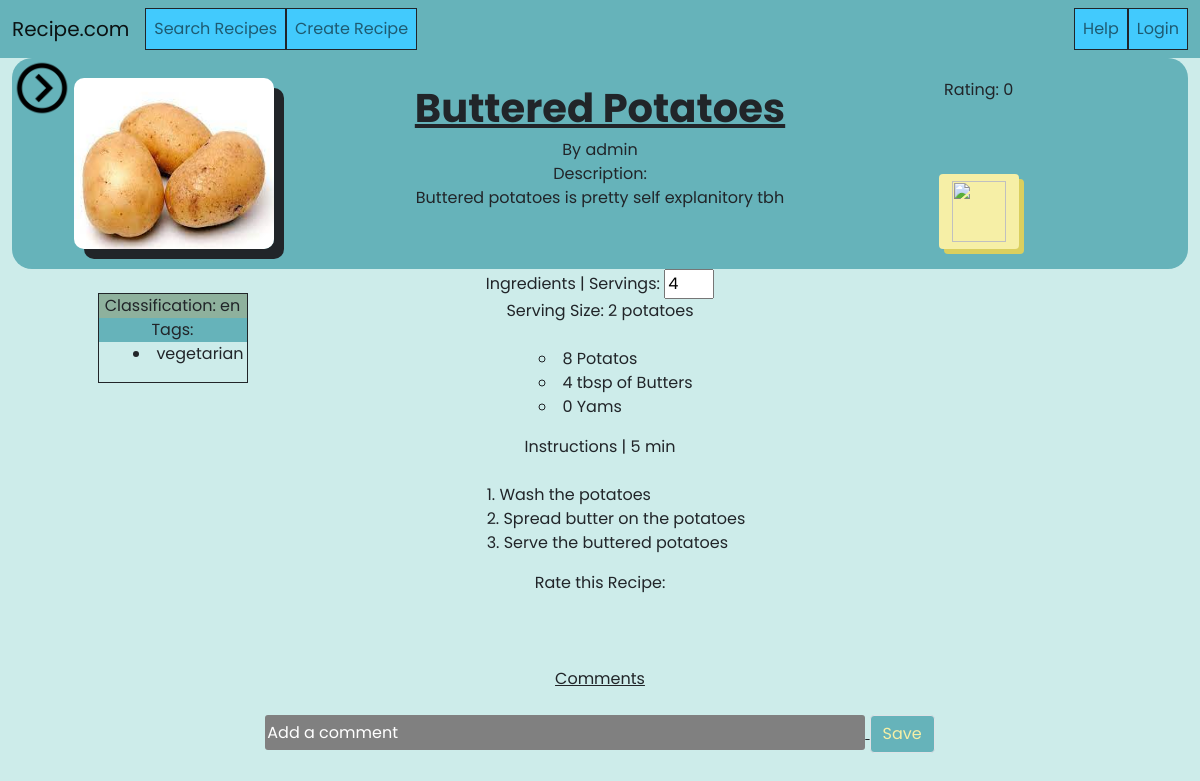
Before: /recipe/5 with the older database file.
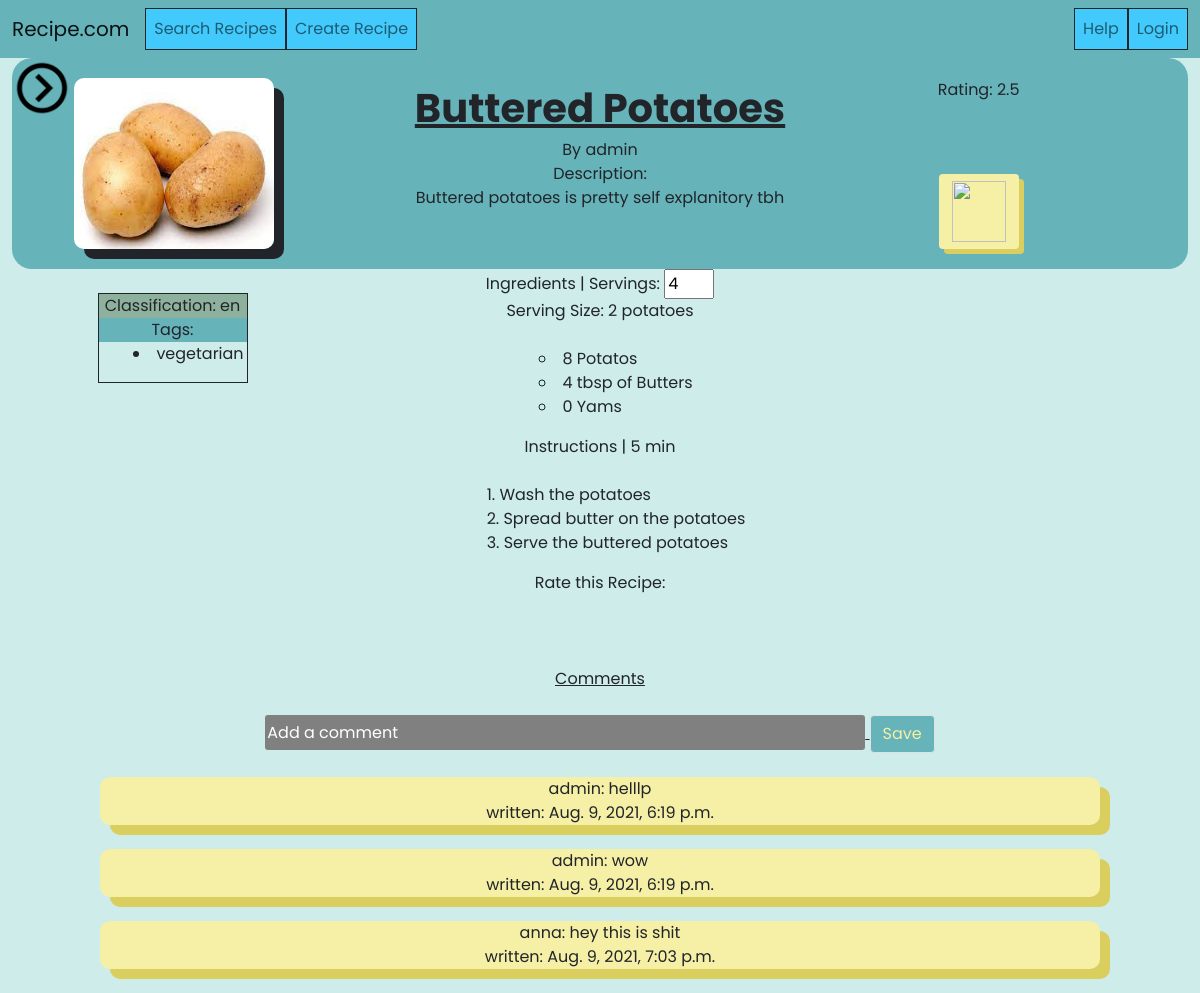
After: the same page with the newer database file.
### recipe/models.py (models this page shows, shortened)
class Recipe(models.Model):
    class Classifications(models.TextChoices):
        DESSERT = 'de'
        ENTREE = 'en'
        SIDE = 'si'
        APPETIZER = 'ap'
        DRINK ='dr'
    name = models.CharField(max_length=50)
    description = models.CharField(max_length=250)
    cookingTime = models.IntegerField()
    image = models.ImageField()
    classification = models.CharField(max_length=2,choices=Classifications.choices,default=Classifications.ENTREE)
    servings = models.IntegerField()
    servingSize = models.CharField(max_length=50)
    author = models.ForeignKey(User,on_delete=CASCADE)
    private = models.BooleanField(default=False)
    ingredients = models.JSONField(default=dict)
    steps = models.JSONField(default=get_list)
    @property
    def tags(self):
        return [tag.name for tag in Tag.objects.filter(recipes__id=self.id)]
    @property
    def comments(self):
        return Comment.objects.filter(recipe_id=self.id)
    @property
    def rating(self):
        ratings = Rating.objects.filter(recipe_id=self.id)
        if len(ratings)==0:
            return 0
        totalvalue = 0
        for rate in ratings:
            totalvalue += rate.value
        return totalvalue/len(ratings)
    def ingredientsAsText(self,multiplier):
        return Recipe.ingredientsToText(self.ingredients,multiplier)
    @staticmethod
    def ingredientsToText(ingredients,multiplier):
        ingTextList=[]
        for name in ingredients.keys():
            ing = ingredients[name]
            unit,quantity = ing['unit'],ing['quantity']*multiplier
            if (quantity % 1 == 0):
                quantity = int(quantity)
            if unit in ['count','cnt']:
                if quantity == 1:
                    ingTextList.append("{} {}".format(quantity,name.capitalize()))
                else:
                    ingTextList.append("{} {}".format(quantity,pluralize(name).capitalize()))
            else:
                ingTextList.append("{} {} of {}".format(quantity,unit,pluralize(name).capitalize()))
        return ingTextList

class Tag(models.Model):
    name = models.CharField(max_length=15, unique=True,primary_key=True)
    recipes = models.ManyToManyField(Recipe)

class Rating(models.Model):
    recipe = models.ForeignKey(Recipe,on_delete=CASCADE)
    author = models.ForeignKey(User,on_delete=CASCADE)
    value = models.IntegerField(validators=[MaxValueValidator(5)]) #1,2,3,4,5

class Comment(models.Model):
    recipe = models.ForeignKey(Recipe,on_delete=CASCADE)
    author = models.ForeignKey(User,on_delete=CASCADE)
    content = models.CharField(max_length=500)
    date_modified = models.DateTimeField(auto_now=True)

### recipe/views.py (the view)
# urls.py: path("", include("recipe.urls")),
def recipe(request,id):
    test = request.GET.get("test",1)
    recipe = Recipe.objects.get(id=id)
    return render(request,'recipe/recipe.html',context={'id':id,'recipe':recipe,'test':test,'classifications':Recipe.Classifications})

### recipe/models.py (called while the page is built)
def pluralize(noun):
    if re.search('[sxz]$', noun):
         return re.sub('$', 'es', noun)
    elif re.search('[^aeioudgkprt]h$', noun):
        return re.sub('$', 'es', noun)
    elif re.search('[aeiou]y$', noun):
        return re.sub('y$', 'ies', noun)
    else:
        return noun + 's'

### recipe/templatetags/app_filters.py (called while the page is built)
@register.filter(name="get_right_ingredients")
def get_right_ingredients(obj, multiplier):
    return obj.ingredientsAsText(multiplier)

@register.filter(name="get_rating")
def get_rating(user, id):
    if user.is_authenticated:
        r = Rating.objects.filter(author=user,recipe__id=id).first()
        if r:
            return r.value
    return 0

### recipe/templates/recipe/recipe.html (shortened to what this page needs)
{% extends 'recipe/base.html' %}
{% load static %}
{% load app_filters %}
{% block style %}
        <link rel="stylesheet" type="text/css" href="{% static 'recipe/css/recipe.css' %}" />
{% endblock style %}
{% block content %}
    <div id="main">
        <div id="open">
            <img id="rightchevron"  src="{% static 'recipe/images/rightchevron.png' %}" />
        </div>
        <div id="top_display">
            <div class="container">
                <div class="row">
                    <div class="col-md-3" align="center">
                        <div style="max-width:200px; max-height:150px;" id="imagerec">
                            <img id="image" style="width:100%; height:100%" src='{{recipe.image.url}}'>
                        </div>
                    </div>
                    <div id ="name_and_desc" class="col-md-6">
                        <div id="name">
                            {{recipe.name}}
                        </div>
                        <div id="author">
                            By {{recipe.author}}
                        </div>
                        <div id="desc">
                            Description:
                            <br>
                            {{recipe.description}}
                        </div>
                    </div>
                    <div class="col-md-2"align="center">
                        <div id="rightbox">
                            <div id="rating">
                                Rating: {{recipe.rating}}
                            </div>
                            <div id="ratingstars">
                            {% with recipe.rating as rating %}
                                {% include 'recipe/rating.html' %}
                            {% endwith %}
                            </div>
                        </div>
                        <div>
                            <button id="addToMeal-{{recipe.id}}" style="width: 80px; height: 75px; background-color: #F6EFA6; box-shadow: 5px 5px #dacf5e; color: white; font-size: 20px; font-weight: bold;" type="button" class="btn addToMeal" onclick="mealApp.addToMeal(this,{{recipe.id}},'{{recipe.name}}')">
                                <img id="plus" style="width: 100%; height: 100%;" src='https://icons-for-free.com/iconfiles/png/512/plus+icon-1320166903617346293.png' />
                            </button>
                        </div>
                    </div>
                </div>
            </div>
        </div>
        <div class="container">
            <div class="row">
                <div class="col-md-3" align="center">
                    <br>
                    <div id="leftbox" class='border border-dark'>
                    <div id="class">
                    Classification: {{recipe.classification}}
                    </div>
                    <div id="tag">
                    Tags:
                    </div>
                    <ul id="taglist">
                    {% for tag in recipe.tags %}
                        <li>
                        {{tag}}
                        </li>
                    {% endfor %}
                    </ul>
                </div>
            </div>
                <div id = "middlecol" class="col-md-6">
                    Ingredients | Servings: <input id="servings" type="number" value={{recipe.servings}} defaultvalue={{recipe.servings}} min=0>
                    <br> Serving Size: {{recipe.servingSize}}
                    <div id="inglist">
                        <br>
                        <ul id="ininlist" type="circle">
                        {% for ingredient in recipe|get_right_ingredients:1 %}
                            <li>
                            {{ingredient}}
                            </li>
                        {% endfor %}
                        </ul>
                    </div>
                    Instructions | {{recipe.cookingTime}} min <br><br>
                    <ol id="instlist" type="1">
                    {% for instruction in recipe.steps %}
                        <li>{{instruction}}</li>
                    {% endfor %}
                    </ol>
                    <br>
                    Rate this Recipe: <br>
                    {% with 'input' as rating %}
                        {% include 'recipe/rating.html' %}
                    {% endwith %}
                </div>
            </div>
        </div>
        <div id="comments">
            <div id="com">Comments<br><br>
            <input id="yourcomment" type="text" placeholder="Add a comment">
            <label style="background-color:#66B3BA; color:#F6EFA6;"class="btn border btn-outline-info" id="addcomment">Save</label>
            </div>
            <br>
            <div id ="oldcomments" align="center">
            {% for comment in recipe.comments %}
                <div id="comment1">
                    {{comment.author}}: {{comment.content}}
                    <br>
                    written: {{comment.date_modified}}
                    <br>
                </div>
            <br>
            {% endfor %}
            </div>
        </div>
    </div>
{% endblock content %}

### recipe/templates/recipe/base.html (shortened to what this page needs)
{% load static %}
{% load app_filters %}
<html>
<head>
    <link href="https://cdn.jsdelivr.net/npm/bootstrap@5.1.0/dist/css/bootstrap.min.css" rel="stylesheet">
    <link rel="stylesheet" type="text/css" href="{% static 'recipe/css/base.css' %}" />
    <link rel="stylesheet" href="{% static 'recipe/css/StarRating.css' %}">
    <link rel="stylesheet" href="//code.ionicframework.com/ionicons/2.0.1/css/ionicons.min.css">
    {% block style %}{% endblock style %}
</head>
<body>
    {% include 'recipe/navbar.html' %}
    <main class="container-fluid w-100 h-100">
        {% block content %}{% endblock content %}
    </main>
</body>
</html>

### recipe/templates/recipe/navbar.html (shortened to what this page needs)
<nav class="navbar fixed-top navbar-expand-sm navbar-light text-center color2" height="60px">
    <div class="container-fluid">
        <a class="navbar-brand" href="{% url 'index' %}">Recipe.com</a>
        <div class="collapse navbar-collapse" id="navbarSupportedContent">
            <ul class="navbar-nav me-auto">
                <li class="nav-item border border-dark color1">
                    <a class="nav-link" href="{% url 'search-recipes' %}">Search Recipes</a>
                </li>
                <li class="nav-item border border-dark color1">
                    <a class="nav-link" href="{% url 'create-recipe' %}">Create Recipe</a>
                </li>
            </ul>
            <ul class="navbar-nav ms-auto">
                <li class="nav-item border border-dark color1">
                    <a class="nav-link" href="{% url 'help' %}">Help</a>
                </li>
                <li class="nav-item border border-dark color1">
                    {% if user.is_authenticated %}
                        <a class="nav-link" href="{% url 'logout' %}">Logout {{ user.username}}</a>
                    {% else %}
                        <a class="nav-link" href="{% url 'login' %}">Login</a>
                    {% endif %}
                </li>
            </ul>
        </div>
    </div>
</nav>

### recipe/templates/recipe/rating.html
{% load app_filters %}
{% if rating == 'input' %}
    <x-star-rating value={{user|get_rating:recipe.id}} number="5" display="yes" id="rating-{{recipe.id}}" style="cursor: pointer;"></x-star-rating>
{% else %}
    <x-star-rating value={{recipe.rating}} number="5" display="no" id="rating-{{recipe.id}}"></x-star-rating>
{% endif %}

### recipe/static/recipe/css/base.css (style rules this page uses)
html,body { height:100%; }
main { margin-top:58px; }
.color1 { background-color:#42CAFD; }
.color2 { background-color:#66B3BA; }

### recipe/static/recipe/css/StarRating.css (style rules this page uses)
x-star-rating { font-family: 'Ionicons'; font-size: 48px; display: inline-flex; }

### recipe/static/recipe/css/recipe.css (style rules this page uses)
#main { transition: 0.5s; }
#open { height: 60px; width: 60px; transition: 0.5s; cursor: pointer; position: fixed; }
#rightchevron { height: 100%; width: 100%; }
#top_display { background-color: #66B3BA; padding: 20px; border-radius: 20px; }
#name { font-family: 'Poppins', sans-serif; text-align: center; text-decoration: underline; font-size: 40px; font-weight: bold; }
#yourcomment { border-radius: 3px; border-width: 0; background-color: gray; width: 50vw; height: 35px; color: white; }
::placeholder { color: white; }
#servings { width: 50px; }
#image { box-shadow: 10px 10px; border-radius: 10px; }
#author { text-align: center; }
#desc { text-align: center; }
#middlecol { text-align: center; }
#inglist, #instlist, #taglist { text-align: center; list-style-position: inside; }
#comment1 { background-color: #F6EFA6; border-radius: 10px; box-shadow: 10px 10px #dacf5e; max-width:1000px; }
#com { text-decoration: underline; text-align: center; }
#ininlist { display: inline-block; text-align: left; }
body { font-family: 'Poppins', sans-serif; }
#instlist, #taglist { display: inline-block; text-align: left; }
#class { background-color: #8EB19D; }
#tag { background-color: #66B3BA; }
#leftbox { width:150px; }
body { background-color: #cdecea; }

Changed rows visible on the page:
computed for Recipe "Buttered Potatoes": rating "0" → "2.5"
added Comment: author "admin", content "helllp", date_modified "Aug. 9, 2021, 6:19 p.m."
added Comment: author "admin", content "wow", date_modified "Aug. 9, 2021, 6:19 p.m."
added Comment: author "anna", content "hey this is shit", date_modified "Aug. 9, 2021, 7:03 p.m."
